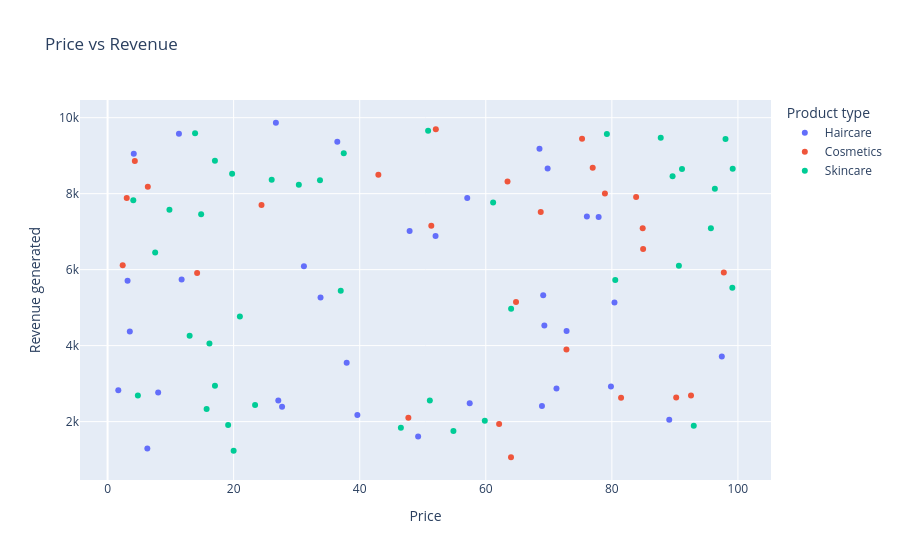

Here is the notebook cell this chart was saved with:
### Code cell
px.scatter(df,x="Price",y="Revenue generated",color="Product type",title="Price vs Revenue")

### Figure 1 — Plotly figure (JSON) as saved in the notebook; plotly's stock layout.template omitted (floating-point values rounded to 4 significant figures)
{"data": [{"hovertemplate": "Product type=Haircare<br>Price=%{x}<br>Revenue generated=%{y}<extra></extra>", "legendgroup": "Haircare", "marker": {"color": "#636efa", "symbol": "circle"}, "mode": "markers", "name": "Haircare", "orientation": "v", "showlegend": true, "type": "scatter", "x": [26.7, 11.32, 36.44, 68.52, 4.156, 69.81, 57.06, 76.04, 77.9, 47.91, 52.03, 31.15, 11.74, 3.17, 69.11, 33.78, 80.41, 69.29, 72.82, 3.526, 97.45, 37.93, 79.86, 71.21, 1.7, 8.023, 27.08, 57.45, 68.91, 27.68, 39.63, 89.1, 49.26, 6.307], "xaxis": "x", "y": [9866.0, 9578.0, 9365.0, 9185.0, 9049.0, 8662.0, 7889.0, 7397.0, 7386.0, 7015.0, 6886.0, 6088.0, 5737.0, 5710.0, 5328.0, 5268.0, 5134.0, 4531.0, 4384.0, 4371.0, 3716.0, 3550.0, 2926.0, 2874.0, 2828.0, 2766.0, 2557.0, 2484.0, 2412.0, 2391.0, 2175.0, 2048.0, 1606.0, 1292.0], "yaxis": "y"}, {"hovertemplate": "Product type=Cosmetics<br>Price=%{x}<br>Revenue generated=%{y}<extra></extra>", "legendgroup": "Cosmetics", "marker": {"color": "#EF553B", "symbol": "circle"}, "mode": "markers", "name": "Cosmetics", "orientation": "v", "showlegend": true, "type": "scatter", "x": [52.08, 75.27, 4.324, 76.96, 42.96, 63.45, 6.382, 78.9, 83.85, 3.038, 24.42, 68.72, 51.36, 84.89, 84.96, 2.397, 97.76, 14.2, 64.8, 72.8, 92.56, 90.2, 81.46, 47.71, 62.11, 64.0], "xaxis": "x", "y": [9692.0, 9445.0, 8858.0, 8685.0, 8496.0, 8319.0, 8180.0, 8002.0, 7911.0, 7888.0, 7698.0, 7517.0, 7152.0, 7087.0, 6541.0, 6117.0, 5925.0, 5911.0, 5150.0, 3900.0, 2686.0, 2633.0, 2629.0, 2100.0, 1935.0, 1062.0], "yaxis": "y"}, {"hovertemplate": "Product type=Skincare<br>Price=%{x}<br>Revenue generated=%{y}<extra></extra>", "legendgroup": "Skincare", "marker": {"color": "#00cc96", "symbol": "circle"}, "mode": "markers", "name": "Skincare", "orientation": "v", "showlegend": true, "type": "scatter", "x": [50.85, 13.88, 79.21, 87.76, 98.03, 37.47, 17.03, 99.17, 91.13, 19.75, 89.63, 26.03, 33.7, 30.34, 96.34, 4.078, 61.16, 9.813, 14.84, 95.71, 7.547, 90.64, 80.54, 99.11, 36.99, 64.02, 20.99, 13.02, 16.16, 17.03, 4.805, 51.12, 23.4, 15.71, 59.84, 19.13, 93.0, 46.53, 54.87, 20.0], "xaxis": "x", "y": [9655.0, 9593.0, 9572.0, 9474.0, 9436.0, 9062.0, 8864.0, 8654.0, 8652.0, 8526.0, 8459.0, 8368.0, 8355.0, 8232.0, 8128.0, 7823.0, 7767.0, 7573.0, 7461.0, 7089.0, 6454.0, 6100.0, 5725.0, 5521.0, 5442.0, 4971.0, 4767.0, 4257.0, 4053.0, 2943.0, 2687.0, 2553.0, 2438.0, 2331.0, 2021.0, 1912.0, 1889.0, 1840.0, 1752.0, 1230.0], "yaxis": "y"}], "layout": {"legend": {"title": {"text": "Product type"}, "tracegroupgap": 0}, "title": {"text": "Price vs Revenue"}, "xaxis": {"anchor": "y", "domain": [0, 1], "title": {"text": "Price"}}, "yaxis": {"anchor": "x", "domain": [0, 1], "title": {"text": "Revenue generated"}}}}
